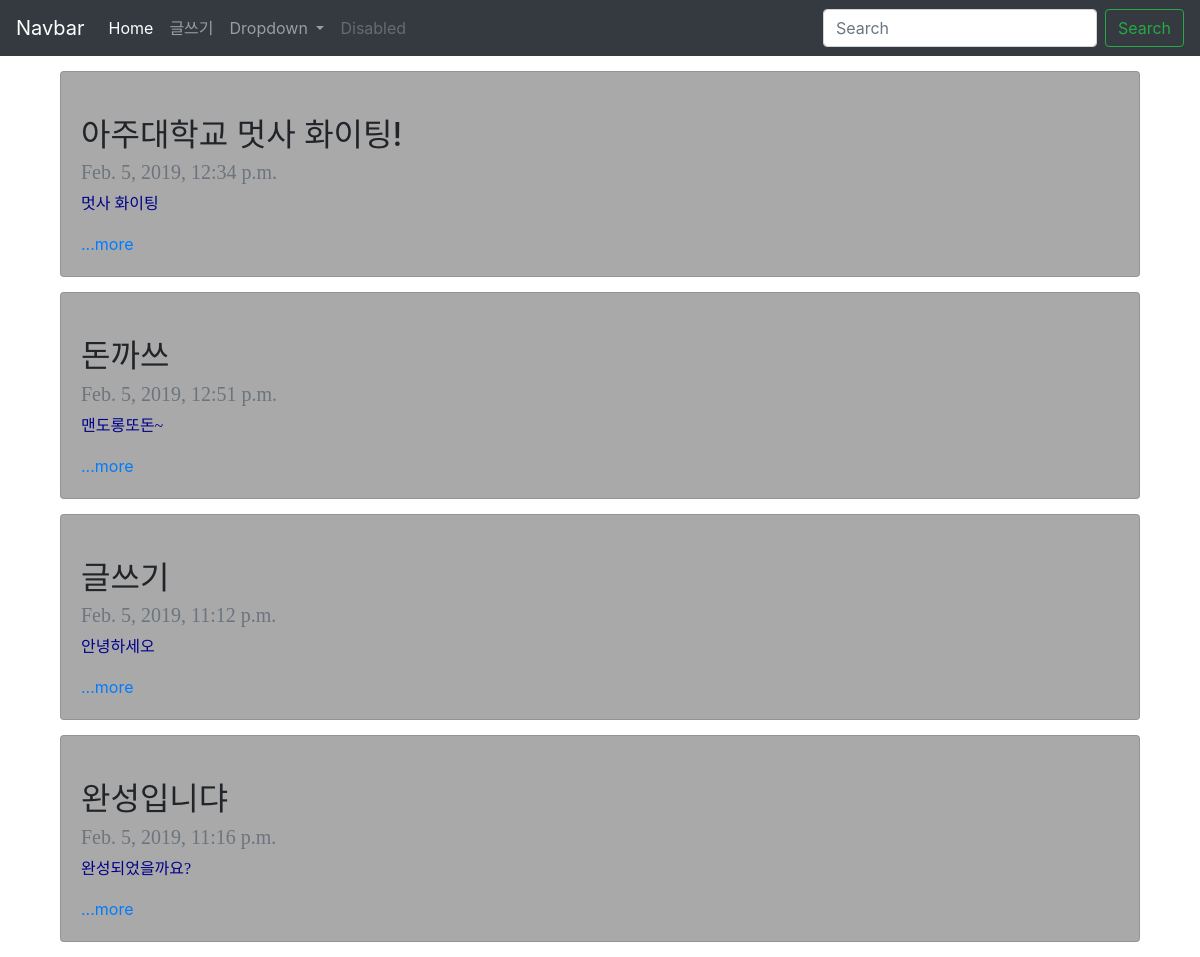
The page / on the database its author committed.
### blogapp/models.py (models this page shows, shortened)
class Blog(models.Model):
    title = models.CharField(max_length=200)
    pub_date = models.DateTimeField('date published')
    body = models.TextField()
    def summary(self):
        return self.body[:100]

### blogapp/views.py (the view)
# urls.py: 2. Add a URL to urlpatterns:  path('', views.home, name='home')
def home(request):
    blogs = Blog.objects
    return render(request, 'home.html',  {'blogs':blogs})

### blogapp/templates/home.html (shortened to what this page needs)
<head>
    <link rel="stylesheet" href="https://stackpath.bootstrapcdn.com/bootstrap/4.2.1/css/bootstrap.min.css">
</head>
<body>
        <nav class="navbar navbar-expand-lg navbar-dark bg-dark">
                <a class="navbar-brand" href="#">Navbar</a>
                <div class="collapse navbar-collapse" id="navbarSupportedContent">
                  <ul class="navbar-nav mr-auto">
                    <li class="nav-item active">
                      <a class="nav-link" href="#">Home <span class="sr-only">(current)</span></a>
                    </li>
                    <li class="nav-item">
                      <a class="nav-link" href="{% url 'new' %}">글쓰기</a>
                    </li>
                    <li class="nav-item dropdown">
                      <a class="nav-link dropdown-toggle" href="#" id="navbarDropdown" role="button" data-toggle="dropdown" aria-haspopup="true" aria-expanded="false">
                        Dropdown
                      </a>
                    </li>
                    <li class="nav-item">
                      <a class="nav-link disabled" href="#" tabindex="-1" aria-disabled="true">Disabled</a>
                    </li>
                  </ul>
                  <form class="form-inline my-2 my-lg-0">
                    <input class="form-control mr-sm-2" type="search" placeholder="Search" aria-label="Search">
                    <button class="btn btn-outline-success my-2 my-sm-0" type="submit">Search</button>
                  </form>
                </div>
              </nav>
        {% for blog in blogs.all %}
            <div class="container">
              <div class="card" style="background: darkgrey;margin: 15px">
              <div class="card-body"> <br>
              <h2 class="card-title">{{blog.title}}</h2>
              <h6 class="card-subtitle mb-2 text-muted" style="font-family:Georgia, 'Times New Roman', Times, serif;font-size:20px; color:white">{{blog.pub_date}}</h6>
              <p class="card-text" style="font-family:Georgia, 'Times New Roman', Times, serif;font-size:16px; color:darkblue">{{blog.summary}}</p>
              <a href="{% url 'detail' blog.id %}" class="card-link">...more</a>
                   </div>
                 </div>
            </div>
        {%endfor%}
</body>

### rows shown on the page
Blog: title "아주대학교 멋사 화이팅!", pub_date "Feb. 5, 2019, 12:34 p.m.", summary "멋사 화이팅"
Blog: title "돈까쓰", pub_date "Feb. 5, 2019, 12:51 p.m.", summary "맨도롱또돈~"
Blog: title "글쓰기", pub_date "Feb. 5, 2019, 11:12 p.m.", summary "안녕하세오"
Blog: title "완성입니댜", pub_date "Feb. 5, 2019, 11:16 p.m.", summary "완성되었을까요?"
